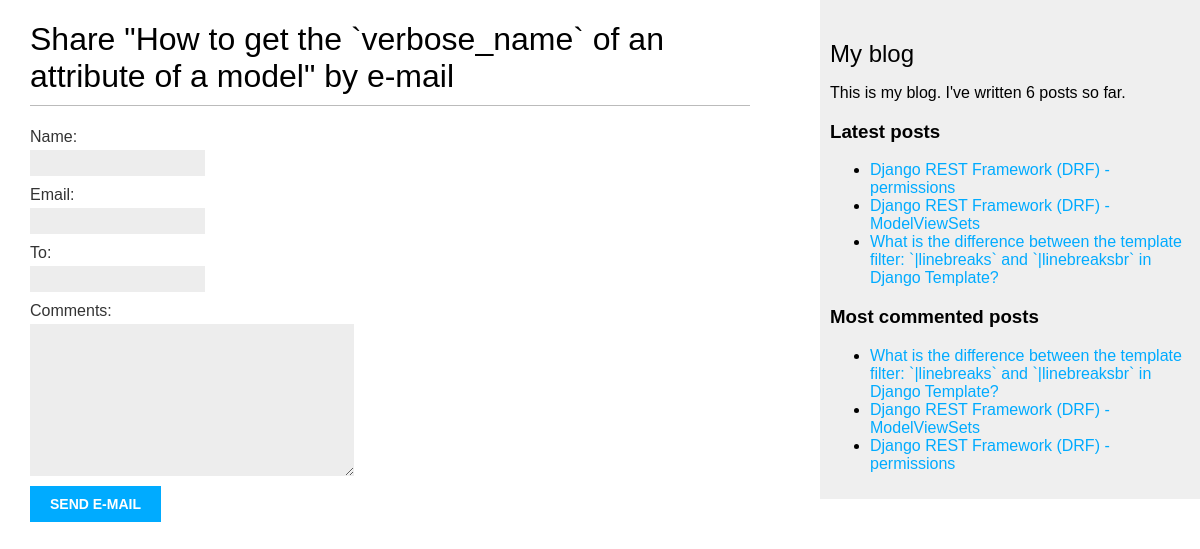
Screenshot of /blog/1/share/ with the database file from the repository.
### blog/models.py (models this page shows, shortened)
class Post(models.Model):
    class Status(models.TextChoices):
        DRAFT = "DF", "Draft"
        PUBLISHED = "PB", "Published"
    title = models.CharField(max_length=250)
    slug = models.SlugField(max_length=250, unique_for_date="publish")
    body = models.TextField()
    publish = models.DateTimeField(default=timezone.now)
    created = models.DateTimeField(auto_now_add=True)
    updated = models.DateTimeField(auto_now=True)
    status = models.CharField(max_length=2, choices=Status, default=Status.DRAFT)
    author = models.ForeignKey(
        "account.User", on_delete=models.CASCADE, related_name="blog_posts"
    )
    tags = TaggableManager()
    objects = models.Manager()  # The default manager.
    published = PublishedManager()  # Our custom manager.
    class Meta:
        ordering = ["-publish"]
        indexes = [
            models.Index(fields=["publish"]),
        ]
    def get_absolute_url(self):
        return reverse(
            "blog:post_detail",
            args=[self.slug],
        )

### blog/views.py (the view)
# urls.py: path("<int:post_id>/share/", views.post_share, name="post_share"),
def post_share(request, post_id):
    post = get_object_or_404(Post, pk=post_id, status=Post.Status.PUBLISHED)
    sent = False
    if request.method == "POST":
        form = EmailPostForm(request.POST)
        if form.is_valid():
            cleaned_data = form.cleaned_data
            post_url = request.build_absolute_url(post.get_absolute_url())
            subject = (
                f"{cleaned_data['name']} ({cleaned_data['email']})"
                f"recommends you read {post.title}"
            )
            message = (
                f"Read {post.title} at {post_url}\n\n"
                f"{cleaned_data['name']}'s comments: {cleaned_data['comments']}"
            )
            send_mail(
                subject=subject,
                message=message,
                from_email=None,
                recipient_list=[cleaned_data["to"]],
            )
            sent = True
    else:
        form = EmailPostForm()
    return render(
        request, "post/share.html", {"post": post, "form": form, "sent": sent}
    )

### blog/forms.py
class EmailPostForm(forms.Form):
    name = forms.CharField(max_length=25)
    email = forms.EmailField()
    to = forms.EmailField()
    comments = forms.CharField(required=False, widget=forms.Textarea)

### blog/models.py (called while the page is built)
    def get_queryset(self):
        return super().get_queryset().filter(status=Post.Status.PUBLISHED)

### blog/templatetags/blog_tags.py (called while the page is built)
@register.simple_tag
def total_posts():
    return Post.published.count()

@register.simple_tag
def get_most_commented_posts(count=5):
    return Post.published.annotate(total_comments=Count("comments")).order_by(
        "total_comments"
    )[:count]

@register.inclusion_tag("post/latest_posts.html")
def show_latest_posts(count=5):
    latest_posts = Post.published.order_by("-publish")[:count]
    return {"latest_posts": latest_posts}

### blog/templates/post/share.html (shortened to what this page needs)
{% extends "base.html" %}
{% block content %}
  {% if sent %}
    <h1>E-mail successfully sent</h1>
    <p>"{{ post.title }}" was successfully sent to {{ form.cleaned_data.to }}.</p>
  {% else %}
    <h1>Share "{{ post.title }}" by e-mail</h1>
    <form method="post">
      {{ form.as_p }}
      <input type="submit" value="Send e-mail">
    </form>
  {% endif %}
{% endblock %}

### core/templates/base.html (shortened to what this page needs)
{% load static blog_tags %}
<!DOCTYPE html>
<html lang="en">
<head>
  <link href="{% static 'styles.css' %}" rel="stylesheet">
</head>
<body>
  <div id="content">
    {% block content %}
    {% endblock %}
  </div>
  <div id="sidebar">
    <h2>My blog</h2>
    <p>This is my blog. I've written {% total_posts %} posts so far.</p>
    <h3>Latest posts</h3>
    {% show_latest_posts 3 %}
    <h3>Most commented posts</h3>
    {% get_most_commented_posts 3 as most_commented_posts %}
    <ul>
      {% for post in most_commented_posts %}
        <li>
          <a href="{{ post.get_absolute_url }}">{{ post.title }}</a>
        </li>
      {% endfor %}
    </ul>
  </div>
</body>
</html>

### blog/templates/post/latest_posts.html
<ul>
  {% for post in latest_posts %}
  <li>
    <a href="{{ post.get_absolute_url }}">{{ post.title }}</a>
  </li>
  {% endfor %}
</ul>

### core/static/styles.css (style rules this page uses)
body { margin:0; padding:0; font-family:helvetica, sans-serif; }
a { color:#00abff; text-decoration:none; }
h1 { font-weight:normal; border-bottom:1px solid #bbb; padding:0 0 10px 0; }
h2 { font-weight:normal; margin:30px 0 0; }
#content { float:left; width:60%; padding:0 0 0 30px; }
#sidebar { float:right; width:30%; padding:10px; background:#efefef; height:100%; }
label { float:left; clear:both; color:#333; margin-bottom:4px; }
input, textarea { clear:both; float:left; margin:0 0 10px; background:#ededed; border:0; padding:6px 10px; font-size:12px; }
input[type=submit] { font-weight:bold; background:#00abff; color:#fff; padding:10px 20px; font-size:14px; text-transform:uppercase; }

### rows the page displays
Post: title "How to get the `verbose_name` of an attribute of a model"
Post: title "Django REST Framework (DRF) - permissions"
Post: title "Django REST Framework (DRF) - ModelViewSets"
Post: title "What is the difference between the template filter: `|linebreaks` and `|linebreaksbr` in Django Template?"
